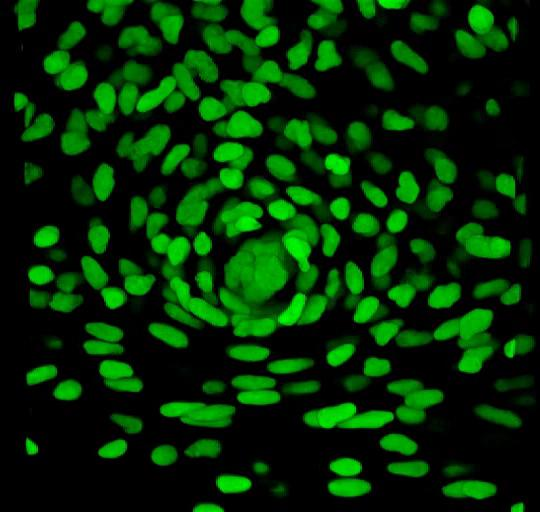
%> input picture automatic_cell_counting_for_images/cells.jpg, 540 x 512 px
$ octave cell_counting_images_2.m   (GNU Octave 9; MATLAB toolbox functions it lacks are replaced by stand-ins)
%> lines starting %> are read from the running program, lines starting %| are printed output that depends on the picture; in (x1, y1, x2, y2) boxes, pixels count from 0 and x2, y2 are one past the last pixel; in counts of white or black regions, pixels touching at a corner belong together; the program's own positions count from 1
% addpath('extrema/');
%% Parameters

% maximum number of cells in image ( * 5 )
MAX_CELLS = 1000; % Actually it's the max number of local optima
% minimum cell intensity (out of 255  or the number of level)
CELL_THRESH = 10;
% Each cell must be larger than 1/100 of the width of the image
MIN_CELL_SIZE_RATIO = 4/100;
% Thresolding window size
THRESHOLD_WINDOW = 51;

%% plot options
wp = 2;
hp = 3;
figure(1); clf;

%% Step 0: Read image and convert to BW
A = imread('cells.jpg');
%> A is the input picture: size 512x540x3 uint8; mean R, G, B 2.9, 45.7, 3.2
I = rgb2gray(A);
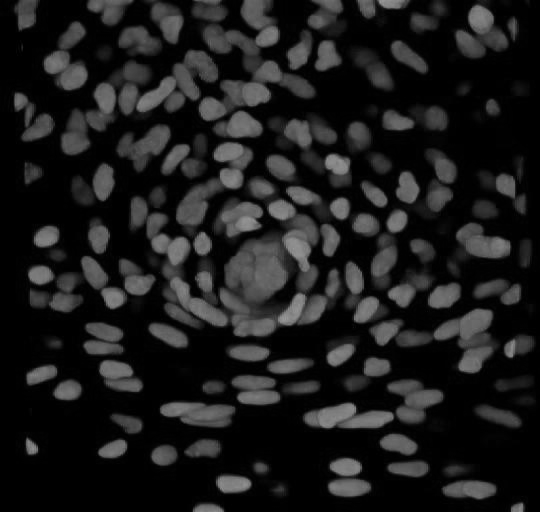
%> I: size 512x540 uint8; min 0, max 155, mean 28.1
[h, w] = size(I);
%> h = 512; w = 540
% subplot(wp,hp,1); imshow(A);
subplot(wp,hp,1); imshow(I);

%% Step 1: Apply a 3x3 spatial adaptive filter
J = wiener2(I, [5 5]);
subplot(wp,hp,2); imshow(J);

%% Step3: Remove noise by erosion
% [5 lines of commented-out code are left out]

%% Step2: Find the local thresold
J=(J>conv2(J,1/(THRESHOLD_WINDOW^2)*ones(THRESHOLD_WINDOW),'same'));
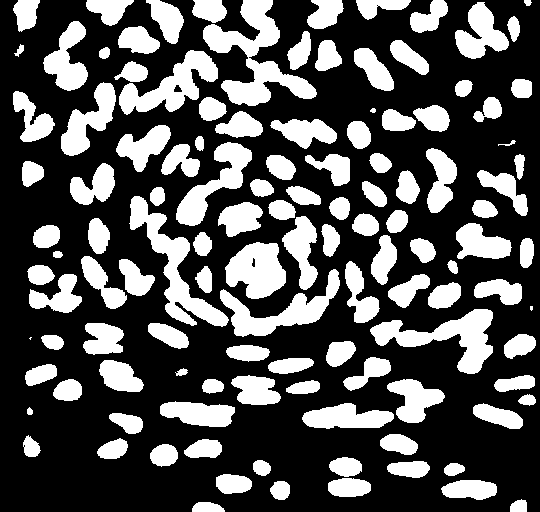
%> J: size 512x540 logical; 32.4% white; 121 white regions (2 under 20 px), largest, box (x1, y1, x2, y2) and area: (203, 0, 317, 106) 4299, (129, 196, 229, 327) 3352, (370, 309, 493, 374) 3118
subplot(wp, hp, 3); imshow(J, [])

%% Step 3: Progressive Flooding
% www.ncc.org.in/download.php?f=NCC2003/C-7.pdf
% http://www.mathworks.co.uk/help/images/ref/watershed.html
% Compute the distance transform of the complement of the binary image.
D = bwdist(~J);
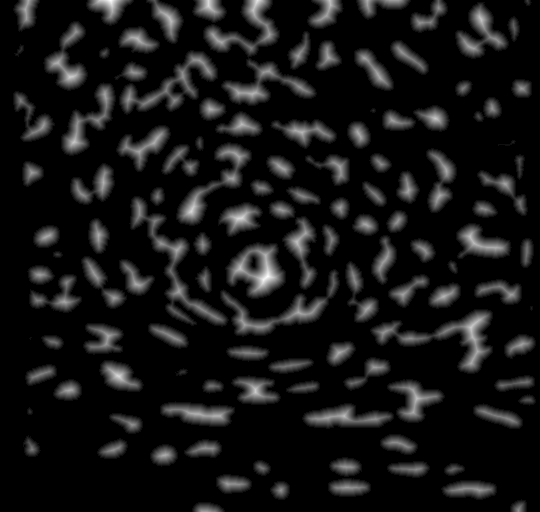
%> D: size 512x540 single; min 0, max 16.4, mean 1.39; drawn with min black and max white
subplot(wp, hp, 4); imshow(D,[])
D = -D;
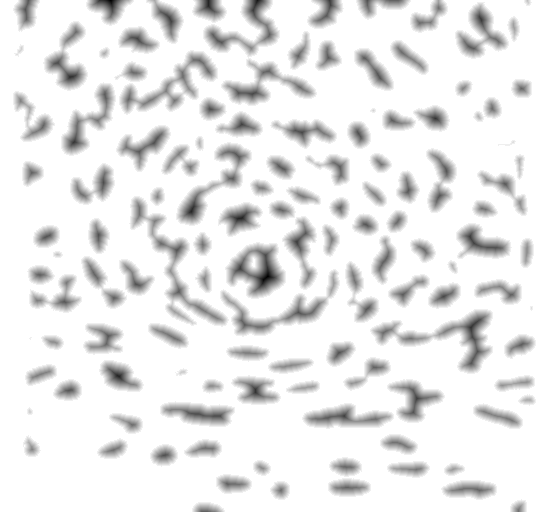
%> D: size 512x540 single; min -16.4, max 0, mean -1.39; drawn with min black and max white
D(J<=0.05) = -inf;
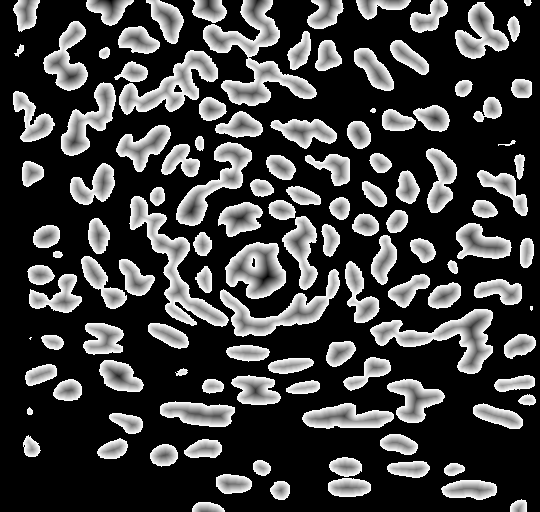
%> D: size 512x540 single; 67.64% of the values are NaN or infinite; the others: min -16.4, max -1, mean -4.29; drawn with min black, max white, NaN and infinite black
subplot(wp, hp, 5); imagesc(D)
L = watershed(J, 4);
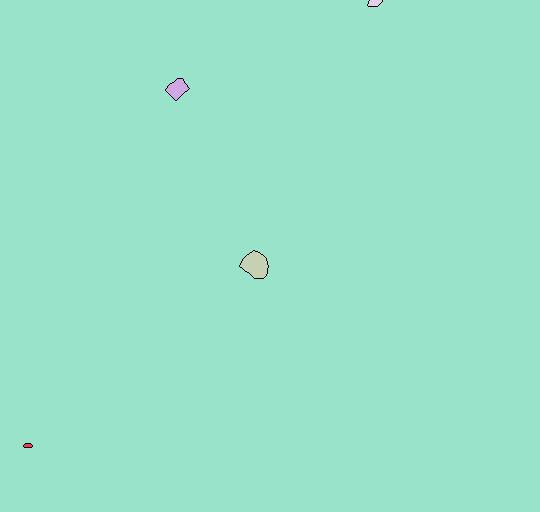
%> L: size 512x540 uint8; 6 distinct labels, from 0 to 5; one colour per label, 0 black
max(max(L))
%> ans = 5
subplot(wp, hp, 6); imagesc(L)
%> after `imagesc(L)`:
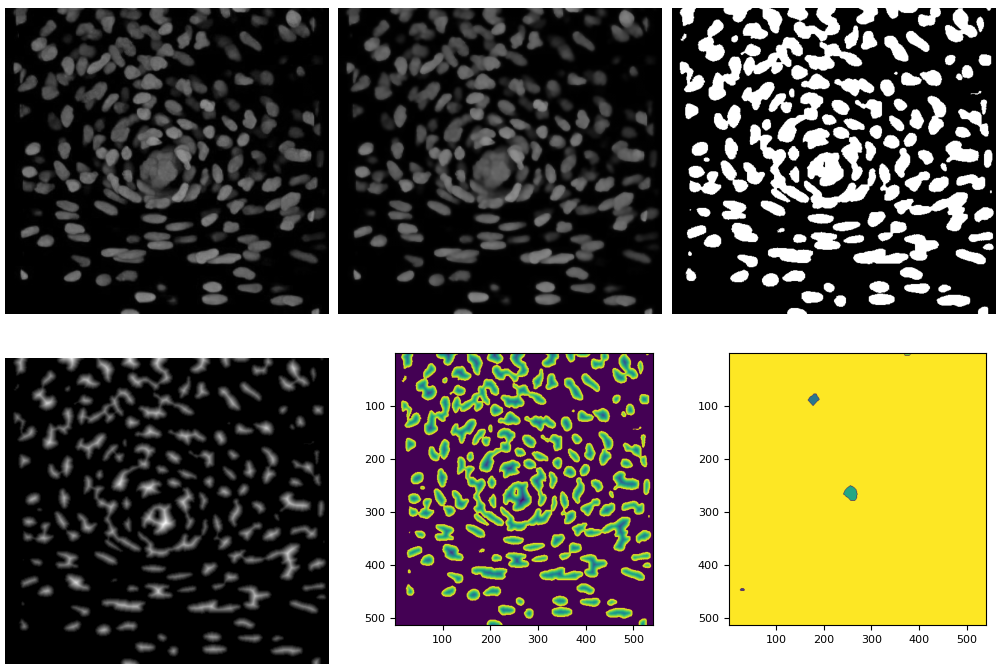
%> figure redrawn from the program's plot data, 6 panels

% [8 lines of commented-out code are left out]
